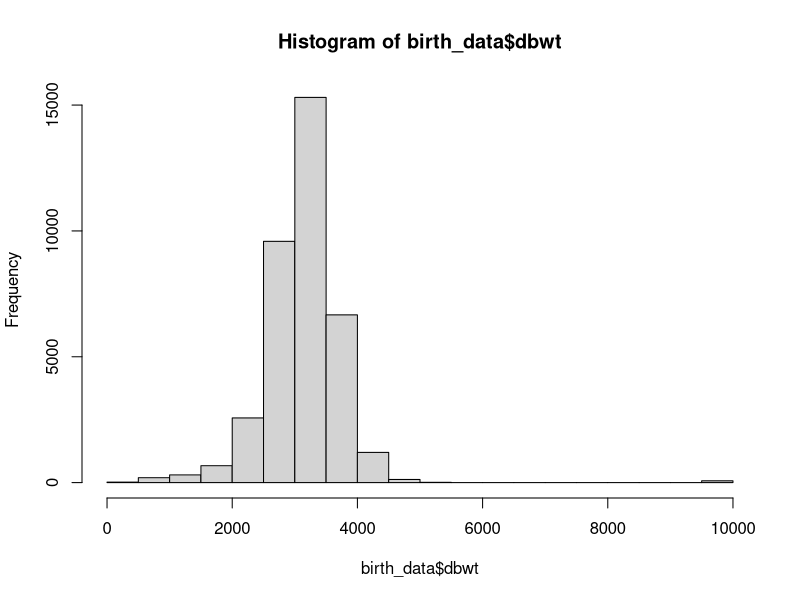
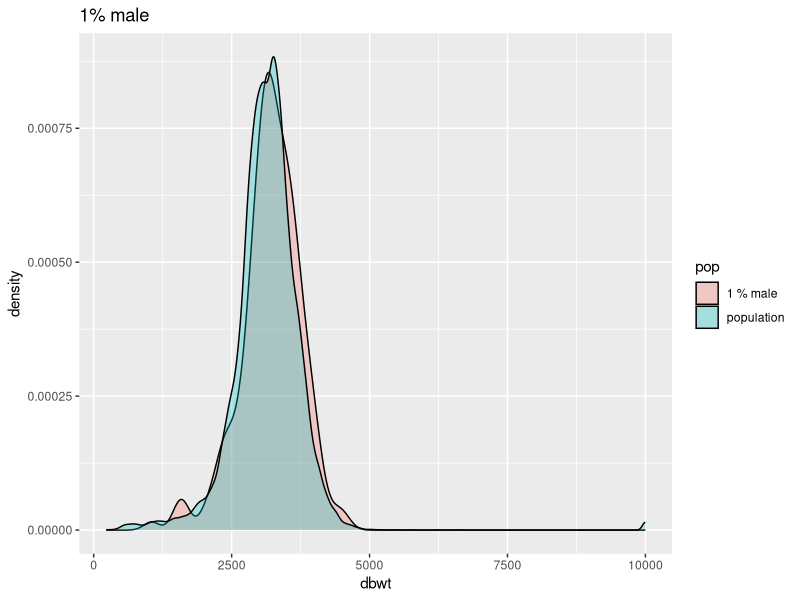
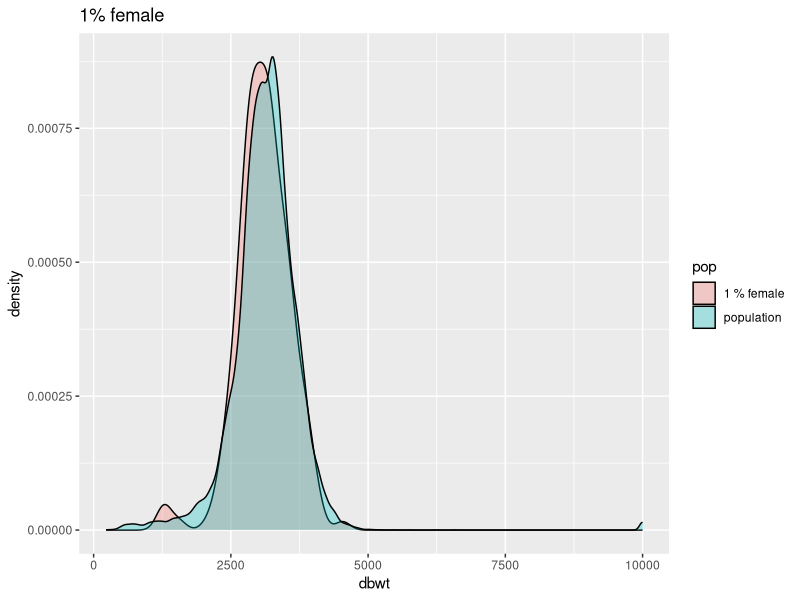
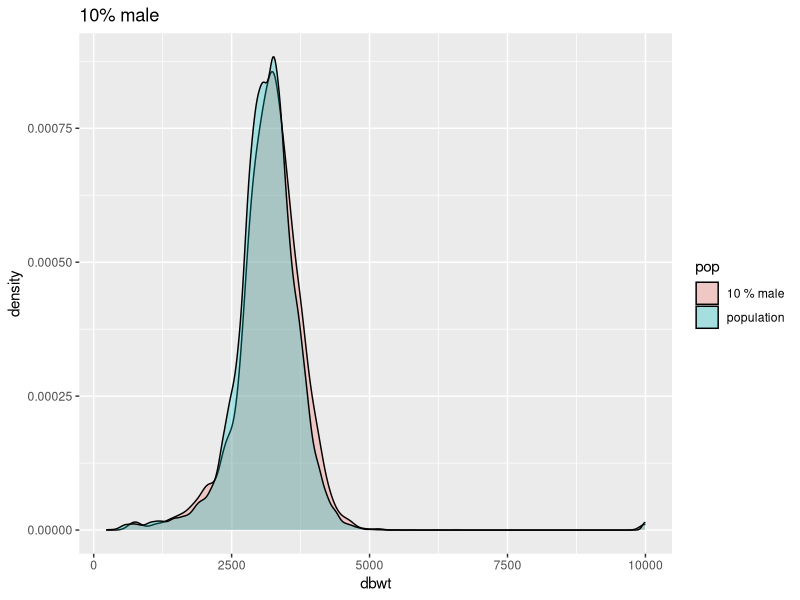
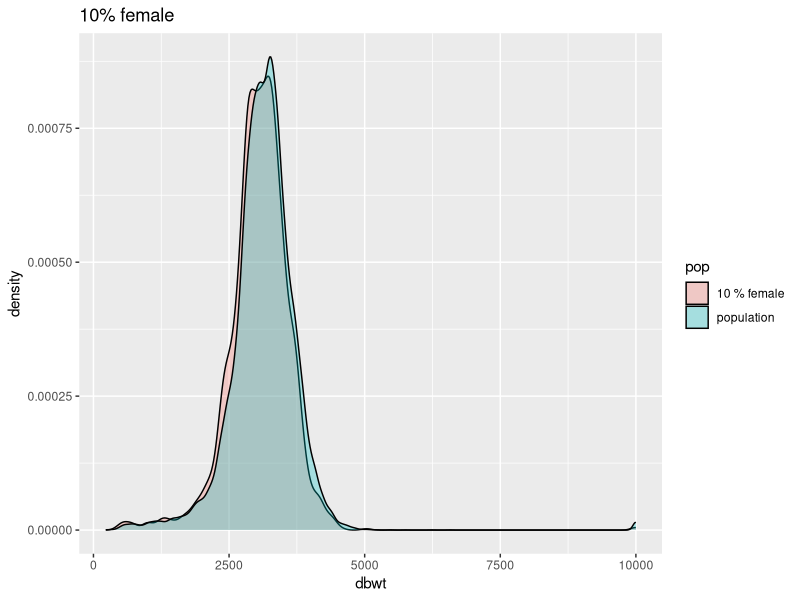
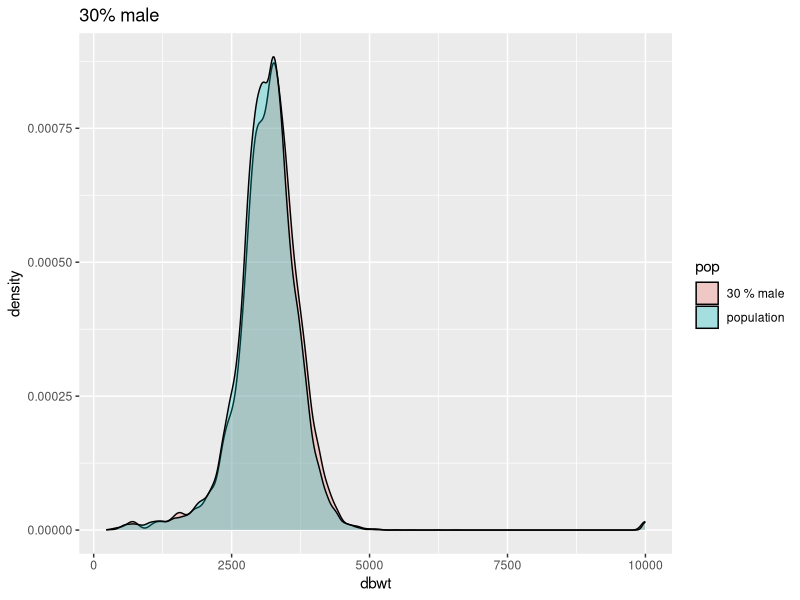
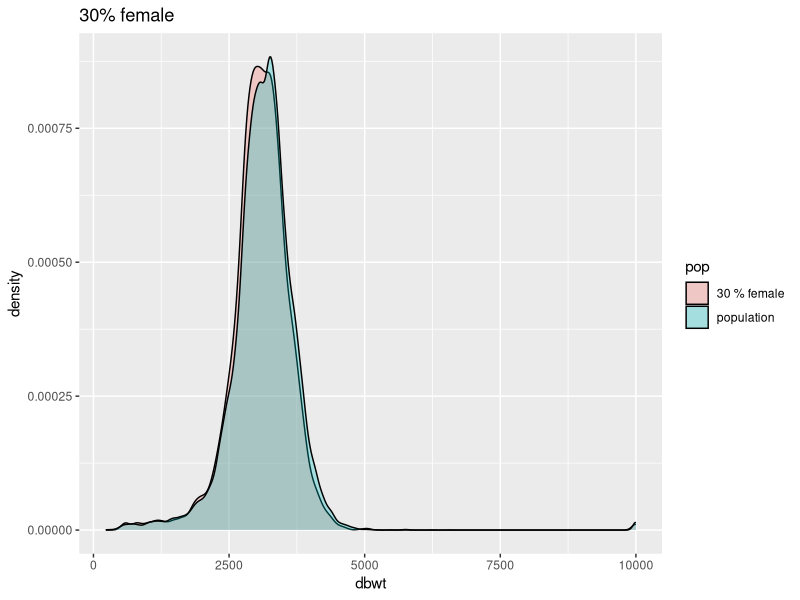
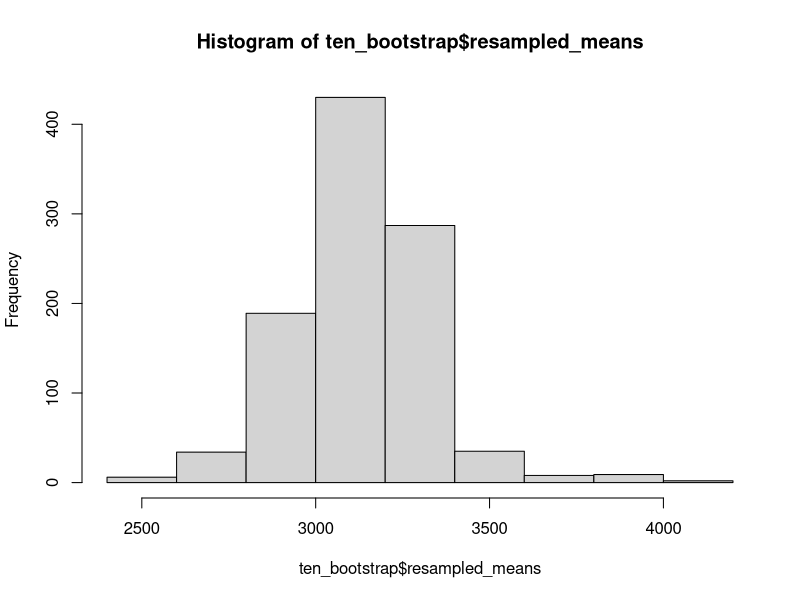

The R script that drew these images, in order:
## ---- chunk 1
set.seed(100)
## ---- chunk 2
library(dplyr)
## ---- chunk 3
birth_data <- read.csv(file="natlterr2015_cleaned.csv", header=TRUE, sep=",")
## ---- chunk 4
babyID <- birth_data$X
birthweight <- birth_data$dbwt
gestational_age <- birth_data$combgest
sex <- birth_data$sex
county <- birth_data$cig_rec
birth_month <- birth_data$dob_mm
## ---- chunk 5
##Just for my own observation
max(birth_data$dbwt)  #9999
min(birth_data$dbwt)  ##227
## ---- chunk 6
hist(birth_data$dbwt)
## ---- chunk 7
median(birth_data$dbwt)       #3147
## ---- chunk 8
males <- birth_data[birth_data$sex == 'M',]  ##18903 rows
females <- birth_data[birth_data$sex == 'F',]  ##17821 rows
## ---- chunk 9
simple_random_sample = function(data_frame, sample_size) {
  subsetted_data_frame = sample_n(data_frame, 18903 * sample_size, replace = F)
  return (subsetted_data_frame)
}
## ---- chunk 10
##1%:
one_percent_male <- simple_random_sample(males, .01)
one_percent_females <- simple_random_sample(females, .01)

##10%:
ten_percent_male <- simple_random_sample(males, .10)
ten_percent_females <- simple_random_sample(females, .10)

##30%:
thirty_percent_male <- simple_random_sample(males, .30)
thirty_percent_females <- simple_random_sample(females, .30)
## ---- chunk 11
one_percent_array = c(median(one_percent_male$dbwt), median(one_percent_females$dbwt))
one_percent_array
## ---- chunk 12
ten_percent_array = c(median(ten_percent_male$dbwt), median(ten_percent_females$dbwt))
ten_percent_array
## ---- chunk 13
thirty_percent_array = c(median(thirty_percent_male$dbwt), median(thirty_percent_females$dbwt))
thirty_percent_array
## ---- chunk 14
birth_data$pop <- 'population'
one_percent_male$pop <- '1 % male'
## ---- chunk 15
one_percent_frame <- rbind(birth_data, one_percent_male)
## ---- chunk 16
library(ggplot2)
ggplot(one_percent_frame, aes(dbwt, fill = pop)) + geom_density(alpha = 0.3) + ggtitle("1% male")
## ---- chunk 17
##1% females
one_percent_females$pop <- '1 % female'
one_percent_female_frame <- rbind(birth_data, one_percent_females)
ggplot(one_percent_female_frame, aes(dbwt, fill = pop)) + geom_density(alpha = 0.3) + ggtitle("1% female")
## ---- chunk 18
##10%
##male:
ten_percent_male$pop <- '10 % male'
ten_percent_male_frame <- rbind(birth_data, ten_percent_male)
ggplot(ten_percent_male_frame, aes(dbwt, fill = pop)) + geom_density(alpha = 0.3) + ggtitle("10% male")
## ---- chunk 19
##10%
##female:
ten_percent_females$pop <- '10 % female'
ten_percent_females_frame <- rbind(birth_data, ten_percent_females)
ggplot(ten_percent_females_frame, aes(dbwt, fill = pop)) + geom_density(alpha = 0.3) + ggtitle("10% female")
## ---- chunk 20
##30%
##male:
thirty_percent_male$pop <- '30 % male'
thirty_percent_male_frame <- rbind(birth_data, thirty_percent_male)
ggplot(thirty_percent_male_frame, aes(dbwt, fill = pop)) + geom_density(alpha = 0.3) + ggtitle("30% male")
## ---- chunk 21
##30%
##female:
thirty_percent_females$pop <- '30 % female'
thirty_percent_female_frame <- rbind(birth_data, thirty_percent_females)
ggplot(thirty_percent_female_frame, aes(dbwt, fill = pop)) + geom_density(alpha = 0.3) + ggtitle("30% female")
## ---- chunk 22
##sample of size 10:
resampled_means <- vector()
for (i in seq(1, 1000)) {
  resampled_births <- sample_n(birth_data, 10, replace = T)$dbwt
  means <- mean(resampled_births)
  resampled_means <- append(resampled_means, means)
}

##plot:
ten_bootstrap <- data.frame(resampled_means)
hist(ten_bootstrap$resampled_means)
## ---- chunk 23
##sample of size 200
resampled_means_200 <- vector()
for (i in seq(1, 1000)) {
  resampled_births <- sample_n(birth_data, 200, replace = T)$dbwt
  means <- mean(resampled_births)
  resampled_means_200 <- append(resampled_means_200, means)
}

##plot:
two_hundred_bootstrap <- data.frame(resampled_means_200)
hist(two_hundred_bootstrap$resampled_means_200)
## ---- chunk 24
##sample of size 1000
resampled_means_1000 <- vector()
for (i in seq(1, 1000)) {
  resampled_births <- sample_n(birth_data, 1000, replace = T)$dbwt
  means <- mean(resampled_births)
  resampled_means_1000 <- append(resampled_means_1000, means)
}

##plot:
one_thousand_bootstrap <- data.frame(resampled_means_1000)
hist(one_thousand_bootstrap$resampled_means_1000)
## ---- chunk 25
hist(birth_data$dbwt)
